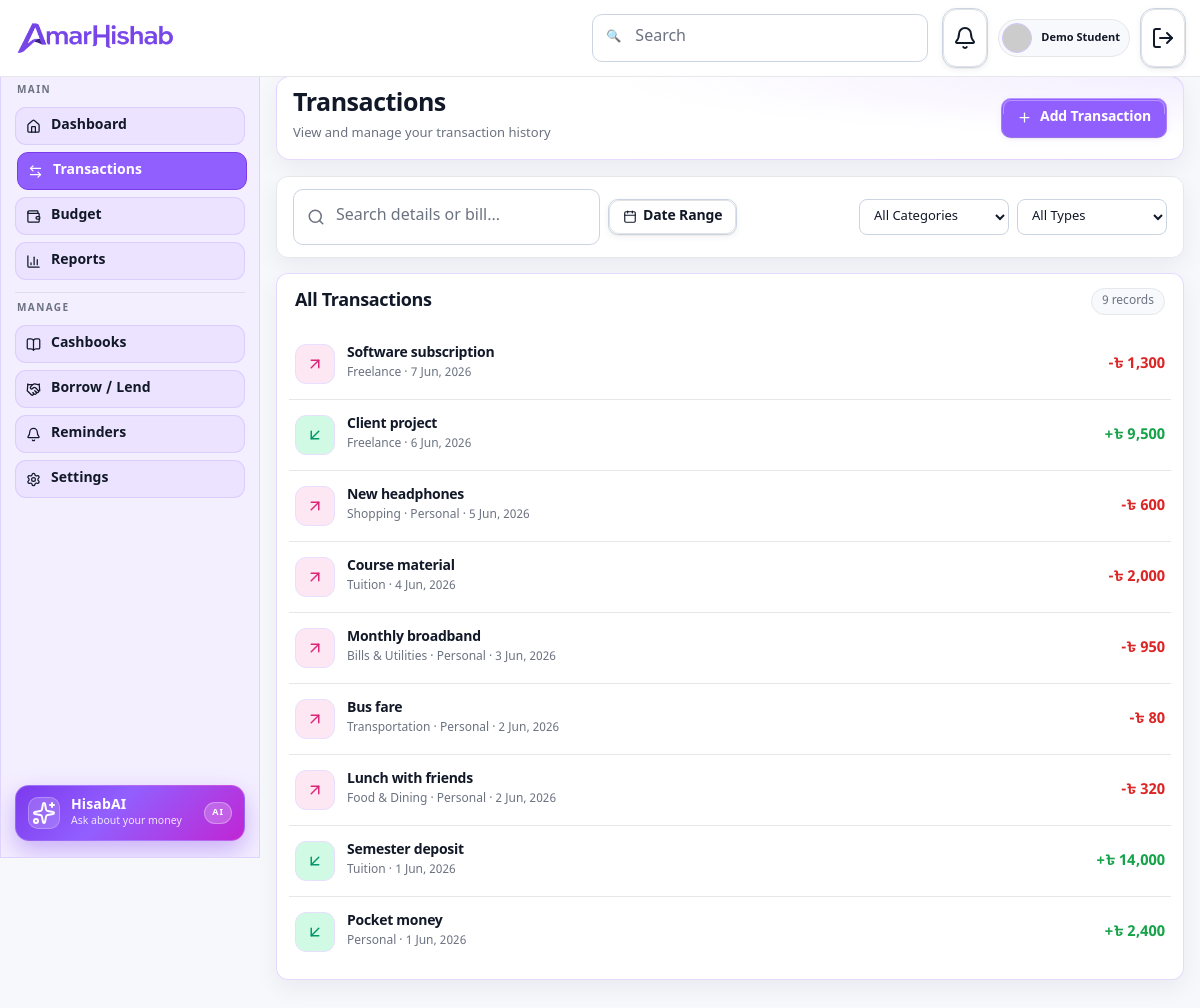
Page /pages/transactions.php (signed in) on the committed database.
### tables this page shows
CREATE TABLE transactions (
	id          INT UNSIGNED AUTO_INCREMENT PRIMARY KEY,
	user_id     INT UNSIGNED NOT NULL,
	cashbook_id INT UNSIGNED NOT NULL,
	category_id INT UNSIGNED NULL,
	direction   ENUM('in','out') NOT NULL,
	amount      DECIMAL(12,2) NOT NULL,
	mode        ENUM('cash','bank','mobile') NOT NULL DEFAULT 'cash',
	bill        VARCHAR(120) NULL,
	details     VARCHAR(255) NULL,
	occurred_at DATETIME     NOT NULL,
	created_at  TIMESTAMP    NOT NULL DEFAULT CURRENT_TIMESTAMP,
	CONSTRAINT fk_txn_user FOREIGN KEY (user_id)
		REFERENCES users(id) ON DELETE CASCADE,
	CONSTRAINT fk_txn_cashbook FOREIGN KEY (cashbook_id)
		REFERENCES cashbooks(id) ON DELETE CASCADE,
	CONSTRAINT fk_txn_category FOREIGN KEY (category_id)
		REFERENCES budget_categories(id) ON DELETE SET NULL,
	INDEX idx_txn_cashbook (cashbook_id),
	INDEX idx_txn_user_date (user_id, occurred_at)
);

CREATE TABLE budget_categories (
	id           INT UNSIGNED AUTO_INCREMENT PRIMARY KEY,
	user_id      INT UNSIGNED NOT NULL,
	cashbook_id  INT UNSIGNED NULL,
	name         VARCHAR(120) NOT NULL,
	icon         VARCHAR(60)  NULL,
	color        VARCHAR(20)  NULL,
	limit_amount DECIMAL(12,2) NOT NULL DEFAULT 0,
	created_at   TIMESTAMP    NOT NULL DEFAULT CURRENT_TIMESTAMP,
	CONSTRAINT fk_budget_user FOREIGN KEY (user_id)
		REFERENCES users(id) ON DELETE CASCADE,
	CONSTRAINT fk_budget_cashbook FOREIGN KEY (cashbook_id)
		REFERENCES cashbooks(id) ON DELETE SET NULL,
	INDEX idx_budget_user (user_id)
);

CREATE TABLE cashbooks (
	id          INT UNSIGNED AUTO_INCREMENT PRIMARY KEY,
	user_id     INT UNSIGNED NOT NULL,
	name        VARCHAR(120) NOT NULL,
	description VARCHAR(255) NULL,
	status      ENUM('live','review') NOT NULL DEFAULT 'live',
	created_at  TIMESTAMP    NOT NULL DEFAULT CURRENT_TIMESTAMP,
	CONSTRAINT fk_cashbooks_user FOREIGN KEY (user_id)
		REFERENCES users(id) ON DELETE CASCADE,
	INDEX idx_cashbooks_user (user_id)
);

### includes/helpers.php (called while the page is built, shortened)
<?php
function e(?string $value): string
{
	return htmlspecialchars($value ?? '', ENT_QUOTES, 'UTF-8');
}
function taka($amount): string
{
	$value = is_numeric($amount) ? (float) $amount : 0.0;
	return '৳ ' . number_format($value);
}

### includes/transactions.php (called while the page is built, shortened)
<?php
require_once __DIR__ . '/../config/db.php';
function transactions_for_user(int $userId, array $filters = []): array
{
	$where  = ['t.user_id = ?'];
	$params = [$userId];
	$sql = 'SELECT t.*, c.name AS cashbook_name, bc.name AS category_name
			FROM transactions t
			JOIN cashbooks c ON c.id = t.cashbook_id
			LEFT JOIN budget_categories bc ON bc.id = t.category_id
			WHERE ' . implode(' AND ', $where) . '
			ORDER BY t.occurred_at DESC, t.id DESC';
	$stmt = db()->prepare($sql);
	$stmt->execute($params);
	return $stmt->fetchAll();
}

### config/db.php (called while the page is built, shortened)
<?php
function app_config(): array
{
	$local  = __DIR__ . '/config.local.php';
	$sample = __DIR__ . '/config.sample.php';
	$config = file_exists($local) ? require $local : require $sample;
	return $config;
}
function db(): PDO
{
	static $pdo = null;
	if ($pdo instanceof PDO) {
		return $pdo;
	}
	$cfg = app_config()['db'];
	$host    = getenv('DB_HOST')    ?: $cfg['host'];
	$port    = getenv('DB_PORT')    ?: $cfg['port'];
	$name    = getenv('DB_NAME')    ?: $cfg['name'];
	$charset = getenv('DB_CHARSET') ?: $cfg['charset'];
	$user    = getenv('DB_USER')    ?: $cfg['user'];
	$pass    = getenv('DB_PASS') !== false ? getenv('DB_PASS') : $cfg['pass'];
	$dsn = sprintf('mysql:host=%s;port=%s;dbname=%s;charset=%s', $host, $port, $name, $charset);
	$options = [
		PDO::ATTR_ERRMODE            => PDO::ERRMODE_EXCEPTION,
		PDO::ATTR_DEFAULT_FETCH_MODE => PDO::FETCH_ASSOC,
		PDO::ATTR_EMULATE_PREPARES   => false,
	];
	$ssl = getenv('DB_SSL') !== false ? getenv('DB_SSL') : ($cfg['ssl'] ?? false);
	if (filter_var($ssl, FILTER_VALIDATE_BOOLEAN)) {
		$options[PDO::MYSQL_ATTR_SSL_VERIFY_SERVER_CERT] = false;
		$options[PDO::MYSQL_ATTR_SSL_CA] = getenv('DB_SSL_CA') ?: ($cfg['ssl_ca'] ?? null);
		if (empty($options[PDO::MYSQL_ATTR_SSL_CA])) {
			unset($options[PDO::MYSQL_ATTR_SSL_CA]);
		}
	}
	$pdo = new PDO($dsn, $user, $pass, $options);
	return $pdo;
}

### pages/transactions.php (the view, shortened to what this page needs)
<?php
require_once __DIR__ . '/../includes/cashbooks.php';
require_once __DIR__ . '/../includes/transactions.php';
$userId    = current_user()['id'];
$typeParam = $_GET['type'] ?? 'all';
$fromParam = $_GET['from'] ?? '';
$toParam   = $_GET['to'] ?? '';
$searchParam = trim($_GET['search'] ?? '');
$filters = [];
$txns      = transactions_for_user($userId, $filters);
?>
<!DOCTYPE html>
<html lang="en">
<head>
	<link rel="stylesheet" href="../styles/main.css" />
	<link rel="stylesheet" href="../styles/pages/dashboard.css" />
	<link rel="stylesheet" href="../styles/pages/transactions.css" />
</head>
<body data-page-title="Transactions">
	<div class="dashboard-layout">
		<?php include __DIR__ . '/../partials/navbar.php'; ?>
		<div class="dashboard-body">
			<?php include __DIR__ . '/../partials/sidebar.php'; ?>
			<main class="dashboard-main tx-main">
				<section class="container-wide tx-page">
					<header class="tx-hero surface">
						<div class="tx-hero-copy">
							<h1>Transactions</h1>
							<p>View and manage your transaction history</p>
						</div>
						<button
							class="btn btn-primary btn-sm"
							type="button"
							data-modal-target="#tx-form-modal"
							aria-haspopup="dialog"
							aria-controls="tx-form-modal"
						>
							<i data-lucide="plus" aria-hidden="true"></i>
							<span>Add Transaction</span>
						</button>
					</header>
					<form class="tx-filters surface" id="tx-filter-form" method="get">
						<div class="tx-filters-left">
							<div class="input-wrap">
								<input id="tx-search" class="input" type="search" name="search" placeholder="Search details or bill..." value="<?= e($searchParam) ?>" />
							</div>
							<button
								class="btn btn-outline btn-sm"
								type="button"
								data-modal-target="#tx-date-modal"
								aria-haspopup="dialog"
								aria-controls="tx-date-modal"
							>
								<i data-lucide="calendar" aria-hidden="true"></i>
								<span data-tx-date-label><?= ($fromParam !== '' || $toParam !== '') ? e(($fromParam ?: '…') . ' → ' . ($toParam ?: '…')) : 'Date Range' ?></span>
							</button>
						</div>
						<div class="tx-filters-right">
							<select class="select tx-select" name="category" onchange="this.form.submit()">
								<option value="0">All Categories</option>
							</select>
							<select class="select tx-select" name="type" onchange="this.form.submit()">
								<option value="all" <?= $typeParam === 'all' ? 'selected' : '' ?>>All Types</option>
							</select>
						</div>
					</form>
					<div class="tx-board surface">
						<div class="tx-board-head">
							<h2>All Transactions</h2>
							<span class="tx-count" data-tx-count><?= count($txns) ?> records</span>
						</div>
						<div class="tx-list" data-tx-list>
							<?php if (empty($txns)): ?>
								<p class="tx-empty">No transactions yet. Add one to get started.</p>
							<?php else: ?>
								<?php foreach ($txns as $tx): ?>
									<?php
										$isIn  = $tx['direction'] === 'in';
										$label = $tx['details'] ?: ($tx['bill'] ?: ($isIn ? 'Cash In' : 'Cash Out'));
										$meta  = trim(($tx['category_name'] ?? '') . ($tx['category_name'] ? ' · ' : '') . $tx['cashbook_name'] . ' · ' . date('j M, Y', strtotime($tx['occurred_at'])));
									?>
									<article class="tx-item"
										data-details="<?= e(strtolower($tx['details'] ?? '')) ?>"
										data-bill="<?= e(strtolower($tx['bill'] ?? '')) ?>"
										data-category="<?= e(strtolower($tx['category_name'] ?? '')) ?>"
										data-cashbook="<?= e(strtolower($tx['cashbook_name'] ?? '')) ?>"
										data-amount="<?= (float)$tx['amount'] ?>">
										<div class="tx-item-left">
											<div class="tx-icon <?= $isIn ? 'tx-icon--mint' : 'tx-icon--pink' ?>">
												<i data-lucide="<?= $isIn ? 'arrow-down-left' : 'arrow-up-right' ?>" aria-hidden="true"></i>
											</div>
											<div class="tx-item-info">
												<h4 class="tx-item-title"><?= e($label) ?></h4>
												<p class="tx-item-meta"><?= e($meta) ?></p>
											</div>
										</div>
										<div class="tx-item-right">
											<span class="tx-amount <?= $isIn ? 'tx-amount--positive' : 'tx-amount--negative' ?>"><?= $isIn ? '+' : '-' ?><?= e(taka($tx['amount'])) ?></span>
										</div>
									</article>
								<?php endforeach; ?>
							<?php endif; ?>
						</div>
					</div>
				</section>
			</main>
		</div>
	</div>
</body>
</html>

### styles/pages/dashboard.css (style rules this page uses)
.dashboard-layout { --dashboard-topbar-height: 58px; min-height: 100vh; min-height: 100dvh; padding-top: var(--dashboard-topbar-height); background: var(--color-bg); }
.dashboard-body { min-height: calc(100vh - var(--dashboard-topbar-height)); min-height: calc(100dvh - var(--dashboard-topbar-height)); }
.dashboard-main { margin-left: var(--sidebar-width); min-width: 0; min-height: calc(100vh - var(--dashboard-topbar-height)); min-height: calc(100dvh - var(--dashboard-topbar-height)); background: var(--color-bg); }
.dashboard-main { padding: 48px 36px; }
.tx-icon { width: 46px; height: 46px; display: grid; place-items: center; border-radius: 16px; }
.tx-amount { font-size: 16px; font-weight: 800; }
@media (max-width: 88rem) { .dashboard-main { margin-left: var(--sidebar-width); } }

### styles/pages/transactions.css (style rules this page uses)
.tx-main { padding: 18px 0 28px; }
.tx-page { display: grid; gap: 16px; }
.tx-hero { display: flex; align-items: center; justify-content: space-between; gap: 14px; padding: 14px 16px; border-radius: 14px; border: 1px solid rgba(146, 95, 255, 0.22); background: radial-gradient(120% 140% at 100% 0%, rgba(146, 95, 255, 0.1) 0%, rgba(146, 95, 255, 0) 52%), #fff; }
.tx-hero-copy { display: grid; gap: 4px; }
.tx-hero-copy h1 { margin: 0; font-size: 25px; font-weight: 700; line-height: 1.15; }
.tx-hero-copy p { margin: 0; font-size: 13px; color: var(--color-text-muted); }
.tx-hero .btn { height: 40px; min-height: 40px; padding-inline: 16px; gap: 8px; flex-shrink: 0; }
.tx-hero .btn i, .tx-hero .btn svg { width: 15px; height: 15px; stroke-width: 2; }
.tx-filters { display: flex; align-items: center; justify-content: space-between; gap: 12px; padding: 12px 16px; border-radius: 12px; border: 1px solid var(--color-border); background: #fff; flex-wrap: wrap; }
.tx-filters-left { display: flex; align-items: center; gap: 8px; }
.tx-filters-right { display: flex; align-items: center; gap: 8px; }
.tx-select { height: 36px; min-height: 36px; font-size: 13px; padding-inline: 10px; padding-block: 0; border-radius: 8px; background: #fff; width: 150px; }
.tx-filters .btn { height: 36px; min-height: 36px; padding-inline: 14px; gap: 6px; }
.tx-filters .btn i, .tx-filters .btn svg { width: 14px; height: 14px; stroke-width: 2; }
.tx-board { padding: 12px; border-radius: 12px; border: 1px solid rgba(146, 95, 255, 0.24); box-shadow: var(--shadow-sm); background: #fff; display: grid; gap: 12px; }
.tx-board-head { display: flex; align-items: center; justify-content: space-between; gap: 12px; padding: 2px 6px; }
.tx-board-head h2 { margin: 0; font-size: 18px; line-height: 1.2; }
.tx-count { font-size: 12px; color: var(--color-text-muted); background: var(--color-surface-muted); border: 1px solid var(--color-border); padding: 3px 10px; border-radius: 999px; }
.tx-list { display: grid; gap: 0; }
.tx-item { display: flex; align-items: center; justify-content: space-between; gap: 14px; padding: 12px 6px; border-bottom: 1px solid var(--color-border); transition: background var(--duration-fast); }
.tx-item:last-child { border-bottom: none; }
.tx-item-left { display: flex; align-items: center; gap: 12px; min-width: 0; flex: 1; }
.tx-icon { width: 40px; height: 40px; border-radius: 11px; display: grid; place-items: center; flex-shrink: 0; }
.tx-icon i, .tx-icon svg { width: 18px; height: 18px; stroke-width: 2; }
.tx-icon--pink { background: #fce7f3; color: #db2777; }
.tx-icon--mint { background: #d1fae5; color: #059669; }
.tx-item-info { min-width: 0; }
.tx-item-title { font-size: 14px; font-weight: 600; color: var(--color-text-primary); margin: 0 0 2px; }
.tx-item-meta { font-size: 12px; color: var(--color-text-muted); margin: 0; }
.tx-item-right { display: flex; align-items: center; gap: 10px; flex-shrink: 0; flex-direction: row-reverse; }
.tx-amount { font-size: 15px; font-weight: 700; width: 80px; text-align: right; }
.tx-amount--positive { color: var(--color-success); }
.tx-amount--negative { color: var(--color-danger); }

### styles/layout.css (style rules this page uses)
body { background: var(--color-bg); }
main { display: block; }
.container-wide { width: min(100% - (var(--space-4) * 2), var(--container-max-wide)); margin-inline: auto; }
.surface { border: 1px solid var(--color-border); border-radius: var(--radius-lg); background: var(--color-surface); box-shadow: var(--shadow-sm); }

### styles/utilities.css (style rules this page uses)
.scroll-smooth, html { scroll-behavior: smooth; }
main > section { animation: soft-in 0.7s var(--easing-standard) both; }
.surface, .transaction-card, .tx-item, .modal { animation: rise-in 0.6s var(--easing-standard) both; }

### rows in the picture
transactions: details "Software subscription", meta "Freelance · 7 Jun, 2026", amount "৳ 1,300"
transactions: details "Client project", meta "Freelance · 6 Jun, 2026", amount "৳ 9,500"
transactions: details "New headphones", meta "Shopping · Personal · 5 Jun, 2026", amount "৳ 600"
transactions: details "Course material", meta "Tuition · 4 Jun, 2026", amount "৳ 2,000"
transactions: details "Monthly broadband", meta "Bills & Utilities · Personal · 3 Jun, 2026", amount "৳ 950"
transactions: details "Bus fare", meta "Transportation · Personal · 2 Jun, 2026", amount "৳ 80"
transactions: details "Lunch with friends", meta "Food & Dining · Personal · 2 Jun, 2026", amount "৳ 320"
transactions: details "Semester deposit", meta "Tuition · 1 Jun, 2026", amount "৳ 14,000"
transactions: details "Pocket money", meta "Personal · 1 Jun, 2026", amount "৳ 2,400"

### other values in the picture
$navUser['name'] "Demo Student"
count($txns) "9"
